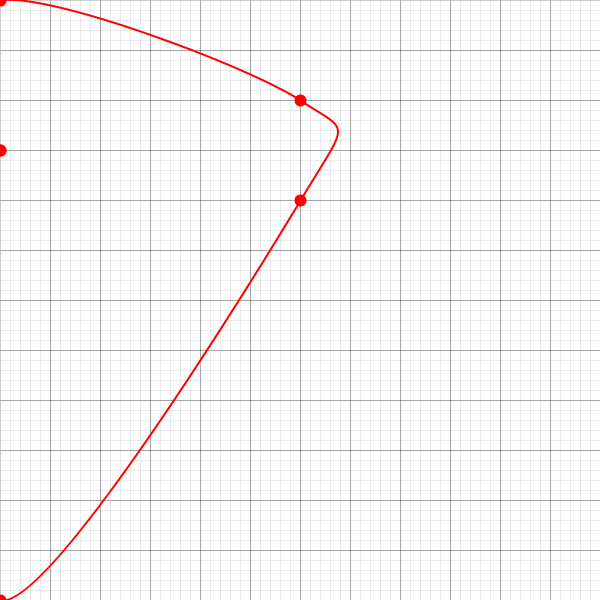
Frame 1 (no input)
Frame 60 (the mouse pressed at the canvas centre just before this capture): identical to frame 1, image omitted
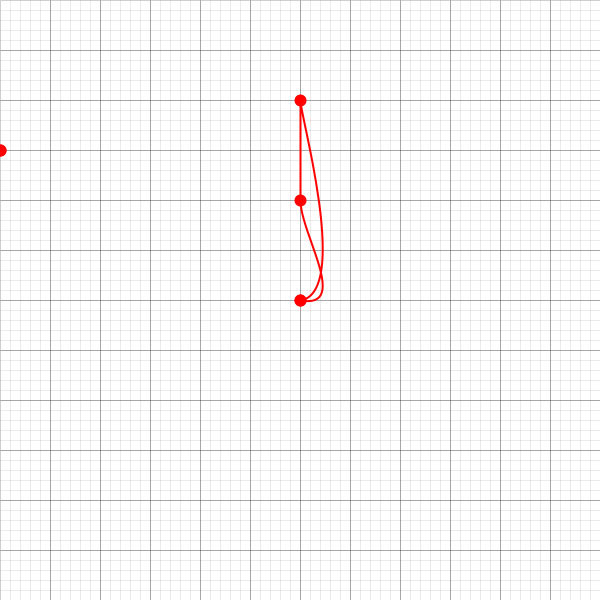
Frame 120 (the mouse held since frame 60 and released just before this capture)

The Processing sketch that drew these frames (run headless with seeded random() and noise(); from frame 60 on, the mouse is pressed at the canvas centre):

// Processing sketch: build
// ── build.pde
void setup() {
	size(600, 600);
}
void draw() {
	graphPaper();
	strokeWeight(2);
	stroke(255, 0, 0);
	beginShape();
	point(0,150);
	point(mouseX,mouseY);
	point(300,100);
	point(300,200);
	point(mouseX,height-mouseY);
	point(0,150);
	endShape(OPEN);
}
void grid(int count) {
	int area = count * count;
	int cell = width / count;
	for (int n = 0; n < area; n++) {
		int x = (n % count) * cell;
		int y = (n / count) * cell;
		square(x, y, cell);
	}
}
void graphPaper() {
	strokeWeight(1);
	background(255);
	noFill();
	stroke(0, 10);
	grid(width / 10);
	stroke(0, 40);
	grid(width / 50);
}

void point(float x, float y) {
	curveVertex(x, y);
	fill(255,0,0);
	circle(x, y, 10);
	noFill();
}

void mousePressed() {
	println(mouseX,mouseY);
}
